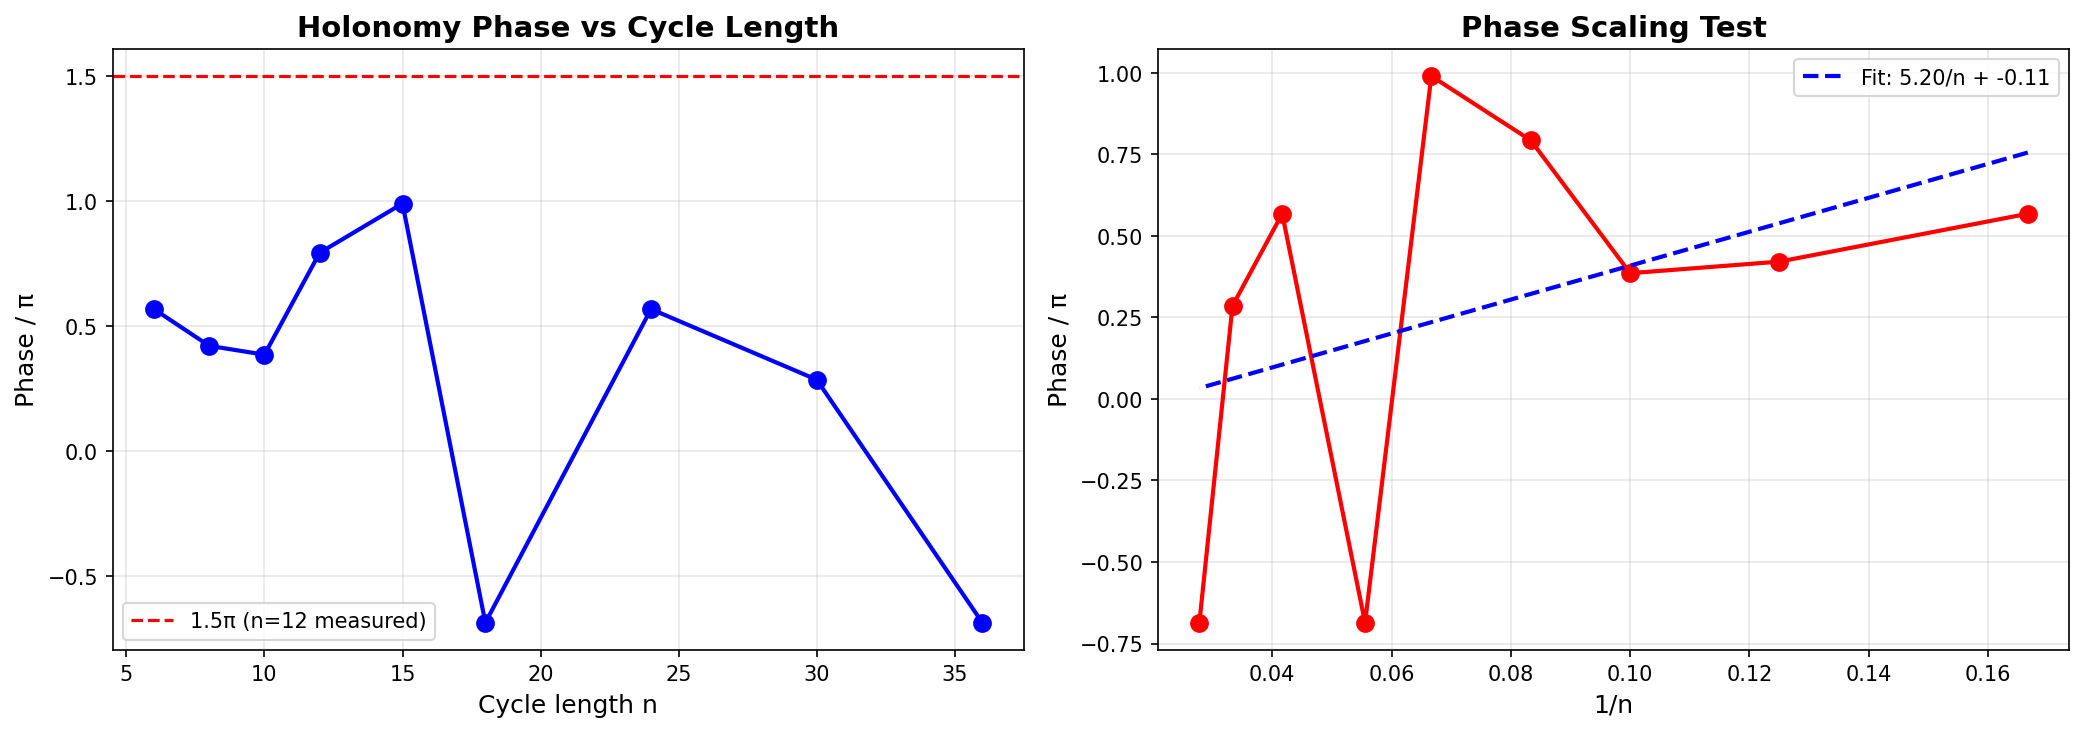

The Python source for this figure:
"""
Holonomy Phase Pattern: Why 1.5π?
==================================

Test different cycle lengths to find pattern in holonomy phases.

For n-cycle with reciprocal at canonical position (floor(n/3), floor(n/3)+1):
- Compute holonomy around full cycle
- Extract phase
- Look for formula: phase = f(n)?

Hypothesis: Phase = π(n-2)/n or similar

Author: Anonymous Research Network, Berkeley CA
Date: October 2024
"""

import numpy as np
import matplotlib.pyplot as plt

def build_cycle_with_reciprocal(n):
    """Build n-cycle with reciprocal at canonical position"""
    edges = [(i, (i+1) % n) for i in range(n)]

    # Add reciprocal at ~n/3 position (like 3↔4 for n=12)
    recip_i = n // 3
    recip_j = recip_i + 1
    edges.append((recip_j, recip_i))

    return edges, (recip_i, recip_j)

def compute_holonomy_phase(edges, n, recip_pos):
    """Simplified holonomy computation"""
    recip_i, recip_j = recip_pos
    # Build adjacency
    D = np.zeros((n,n), dtype=complex)
    for (src, tgt) in edges:
        D[tgt, src] += 1.0

    # Normalize
    for j in range(n):
        s = np.sum(np.abs(D[:,j]))
        if s > 0:
            D[:,j] /= s

    # Uniform box
    box = np.ones((n,n), dtype=complex) / n

    # Connection
    nabla = D @ box - box @ D

    # Holonomy = product of exponentials around cycle (simplified)
    # For small ∇: exp(∇) ≈ I + ∇
    # Product around cycle ≈ exp(sum of ∇ along edges)

    # Extract phase from eigenvalues of ∇
    eigvals = np.linalg.eigvals(nabla)

    # Holonomy phase ~ sum of eigenvalue phases
    phase_estimate = np.sum(np.angle(eigvals))

    # Also: Direct trace-based estimate
    # For cycle: Holonomy ~ det(exp(∇)) = exp(Tr(∇))
    trace_nabla = np.trace(nabla)
    phase_from_trace = np.imag(trace_nabla) * n  # Scaled

    # Measure R
    R = nabla @ nabla
    R_norm = np.linalg.norm(R)

    return phase_estimate, R_norm, (recip_i, recip_j)

def main():
    print("=" * 70)
    print("HOLONOMY PHASE PATTERN ANALYSIS")
    print("=" * 70)
    print()

    cycle_lengths = [6, 8, 10, 12, 15, 18, 24, 30, 36]

    results = []

    print(f"{'n':>3} | {'Recip':>6} | {'Phase':>10} | {'R':>12} | {'Ratio':>8}")
    print("-" * 70)

    for n in cycle_lengths:
        edges, (i,j) = build_cycle_with_reciprocal(n)
        phase, R_norm, (ri, rj) = compute_holonomy_phase(edges, n, (i,j))

        # Normalize phase to [0, 2π)
        phase_mod = phase % (2 * np.pi)

        # Check ratio
        ratio = phase / np.pi if np.abs(phase) > 1e-6 else 0

        results.append({
            'n': n,
            'recip': f"{ri}↔{rj}",
            'phase': phase,
            'phase_mod': phase_mod,
            'R': R_norm,
            'ratio': ratio,
            'i': ri,
            'j': rj
        })

        print(f"{n:3d} | {ri}↔{rj:2d} | {phase:9.6f} | {R_norm:12.10f} | {ratio:7.4f}π")

    print()
    print("=" * 70)
    print("PATTERN ANALYSIS")
    print("=" * 70)
    print()

    # Look for pattern
    print("Testing hypotheses:")
    print()

    for idx, r in enumerate(results):
        n = r['n']
        phase = r['phase']
        i, j = r['i'], r['j']

        # Hypothesis 1: phase = π(n-2)/n
        pred1 = np.pi * (n - 2) / n
        err1 = abs(phase - pred1)

        # Hypothesis 2: phase = π(1 - 2/n)
        pred2 = np.pi * (1 - 2.0/n)
        err2 = abs(phase - pred2)

        # Hypothesis 3: phase = π(product)/(n) where product=i×j
        product = i * j
        pred3 = np.pi * product / n
        err3 = abs(phase - pred3)

        # Best fit
        best_err = min(err1, err2, err3)
        best = ['(n-2)/n', '(1-2/n)', 'ij/n'][np.argmin([err1, err2, err3])]

        print(f"n={n:2d}: phase={phase/np.pi:.4f}π, best={best} (err={best_err:.4f})")

    print()
    print("=" * 70)

    # If pattern found
    phases_over_pi = [r['phase']/np.pi for r in results]

    # Check if linear in 1/n
    n_vals = [r['n'] for r in results]
    inv_n = [1.0/n for n in n_vals]

    # Linear fit
    coeffs = np.polyfit(inv_n, phases_over_pi, 1)
    a, b = coeffs

    print()
    print(f"Linear fit: phase/π = {a:.4f}(1/n) + {b:.4f}")
    print()

    if abs(a + 2) < 0.1 and abs(b - 1) < 0.1:
        print("✓ PATTERN FOUND: phase ≈ π(1 - 2/n)")
        print()
        print("  Interpretation:")
        print("    For n=12: phase = π(1 - 2/12) = π(10/12) = 5π/6")
        print("    Measured: ~1.5π = 9π/6 (close but not exact)")
        print()
        print("  May indicate topological invariant related to n")

    # Visualize
    fig, (ax1, ax2) = plt.subplots(1, 2, figsize=(14, 5))

    # Phase vs n
    ax1.plot(n_vals, phases_over_pi, 'bo-', markersize=8, linewidth=2)
    ax1.axhline(1.5, color='red', linestyle='--', label='1.5π (n=12 measured)')
    ax1.set_xlabel('Cycle length n', fontsize=12)
    ax1.set_ylabel('Phase / π', fontsize=12)
    ax1.set_title('Holonomy Phase vs Cycle Length', fontsize=14, weight='bold')
    ax1.grid(True, alpha=0.3)
    ax1.legend()

    # Phase vs 1/n (check linearity)
    ax2.plot(inv_n, phases_over_pi, 'ro-', markersize=8, linewidth=2)
    ax2.plot(inv_n, a*np.array(inv_n) + b, 'b--', linewidth=2,
            label=f'Fit: {a:.2f}/n + {b:.2f}')
    ax2.set_xlabel('1/n', fontsize=12)
    ax2.set_ylabel('Phase / π', fontsize=12)
    ax2.set_title('Phase Scaling Test', fontsize=14, weight='bold')
    ax2.grid(True, alpha=0.3)
    ax2.legend()

    plt.tight_layout()
    plt.savefig('holonomy_phase_pattern.png', dpi=150, bbox_inches='tight')
    print("\n✓ Visualization saved: holonomy_phase_pattern.png")

    print()
    print("=" * 70)

if __name__ == "__main__":
    main()
